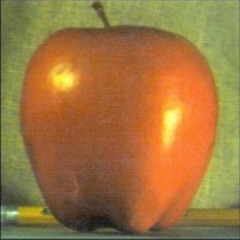
#> input picture cv2/ch16/apple.jpg, 240 x 240 px
$ python test2.py
#> lines starting #> are read from the running program, lines starting #| are printed output that depends on the picture
# encoding:utf-8
import cv2
import numpy as np, sys
import matplotlib.pyplot as plt


def sameSize(img1, img2):
    rows, cols, dpt = img2.shape
    dst = img1[:rows,:cols]
    return dst

apple = cv2.imread('apple.jpg')
#> apple is the input picture: shape (240, 240, 3); mean B, G, R 64.1, 117.5, 158.1
orange = cv2.imread('orange.jpg')
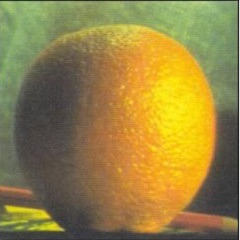
#> input picture cv2/ch16/orange.jpg, 240 x 240 px
#> orange is the input picture: shape (240, 240, 3); mean B, G, R 68.6, 130.7, 149.7

# generate gaussian pyramid for apple
g = apple.copy()
gp_apples = [g]
for i in range(6):
    g = cv2.pyrDown(g)
    gp_apples.append(g)
#> after the loop, gp_apples = 7 items


g = orange.copy()
gp_oranges = [g]
for i in range(6):
    g = cv2.pyrDown(g)
    gp_oranges.append(g)
#> this loop made 6 passes
#> pass 1, `g = cv2.pyrDown(g)`:
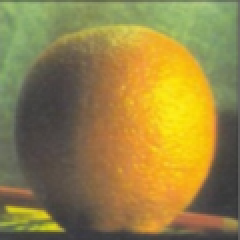
#> g: shape (120, 120, 3) (shown 2 times larger); mean B, G, R 68.6, 130.8, 149.7
#> after the loop, gp_oranges = 7 items

# generate Laplacian Pytamid for apple
lp_apples = [gp_apples[5]]
for i in range(5, 0, -1):
    ge = cv2.pyrUp(gp_apples[i])
    l = cv2.subtract(gp_apples[i - 1], sameSize(ge, gp_apples[i - 1]))
    lp_apples.append(l)
#> after the loop, lp_apples = 6 items

# generate Laplacian Pyramid for B
lp_oranges = [gp_oranges[5]]
for i in range(5, 0, -1):
    ge = cv2.pyrUp(gp_oranges[i])
    l = cv2.subtract(gp_oranges[i - 1], sameSize(ge, gp_oranges[i - 1]))
    lp_oranges.append(l)
#> this loop made 5 passes
#> pass 2, `l = cv2.subtract(gp_oranges[i - 1], sameSize(ge, gp_oranges[i - 1]))`:
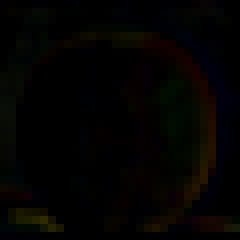
#> l: shape (30, 30, 3) (shown 8 times larger); mean of channels 0, 1, 2 1.7, 2.8, 3.7; drawn as B, G, R
#> pass 3, `ge = cv2.pyrUp(gp_oranges[i])`:
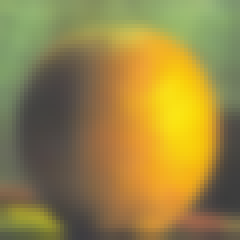
#> ge: shape (60, 60, 3) (shown 4 times larger); mean of channels 0, 1, 2 68.9, 131.8, 150.6; drawn as B, G, R
#> after the loop, lp_oranges = 6 items

ls1 = []
for la, lb in zip(lp_apples, lp_oranges):
    rows, cols, dpt = la.shape
    ls = np.hstack((la[:, 0: int(cols / 2)], lb[:, int(cols / 2):]))
    ls1.append(ls)
#> this loop made 6 passes
#> (rows, cols) on passes 1 to 6: (8, 8), (15, 15), (30, 30), (60, 60), (120, 120), (240, 240)
#> after the loop, ls1 = 6 items

ls2 = ls1[0]
for i in range(1, 6):
    ls2 = cv2.pyrUp(ls2)
    ls2 = cv2.add(sameSize(ls2, ls1[i]), ls1[i])
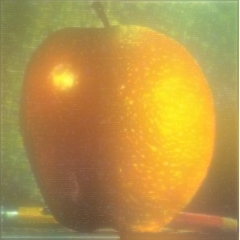
#> ls2: shape (240, 240, 3); mean of channels 0, 1, 2 70.7, 146.6, 181.6; drawn as B, G, R

rows, cols, ch = apple.shape
#> ch = 3
real = np.hstack((apple[:, : int(cols / 2)], orange[:, int(cols / 2):]))
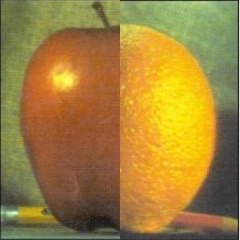
#> real: shape (240, 240, 3); mean B, G, R 60.3, 128.9, 159.8

plt.subplot(221), plt.imshow(cv2.cvtColor(apple, cv2.COLOR_BGR2RGB))
plt.title("apple"), plt.xticks([]), plt.yticks([])
plt.subplot(222), plt.imshow(cv2.cvtColor(orange, cv2.COLOR_BGR2RGB))
plt.title("orange"), plt.xticks([]), plt.yticks([])
plt.subplot(223), plt.imshow(cv2.cvtColor(real, cv2.COLOR_BGR2RGB))
plt.title("real"), plt.xticks([]), plt.yticks([])
plt.subplot(224), plt.imshow(cv2.cvtColor(ls2, cv2.COLOR_BGR2RGB))
plt.title("ls"), plt.xticks([]), plt.yticks([])
plt.show()
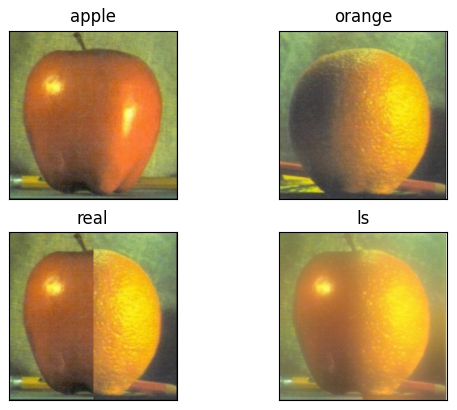
#> figure drawn by matplotlib, 4 panels
